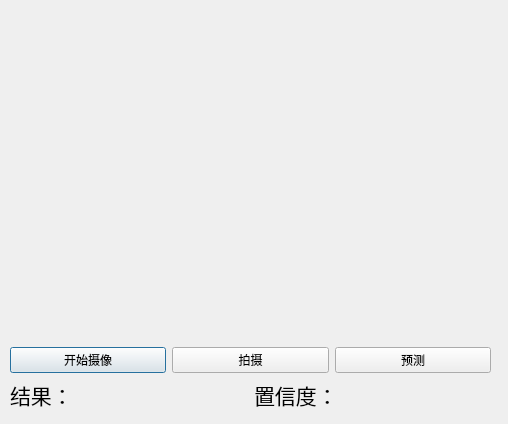
<?xml version="1.0" encoding="UTF-8"?>
<ui version="4.0">
 <class>Predicate</class>
 <widget class="QDialog" name="Predicate">
  <property name="geometry">
   <rect>
    <x>0</x>
    <y>0</y>
    <width>508</width>
    <height>424</height>
   </rect>
  </property>
  <property name="windowTitle">
   <string>Dialog</string>
  </property>
  <widget class="QWidget" name="layoutWidget">
   <property name="geometry">
    <rect>
     <x>10</x>
     <y>30</y>
     <width>481</width>
     <height>381</height>
    </rect>
   </property>
   <layout class="QVBoxLayout" name="verticalLayout" stretch="5,0,0">
    <item>
     <widget class="QLabel" name="CamLabel">
      <property name="text">
       <string/>
      </property>
     </widget>
    </item>
    <item>
     <layout class="QHBoxLayout" name="horizontalLayout">
      <item>
       <widget class="QPushButton" name="open_button">
        <property name="text">
         <string>开始摄像</string>
        </property>
       </widget>
      </item>
      <item>
       <widget class="QPushButton" name="cap_button">
        <property name="text">
         <string>拍摄</string>
        </property>
       </widget>
      </item>
      <item>
       <widget class="QPushButton" name="pre_button">
        <property name="text">
         <string>预测</string>
        </property>
       </widget>
      </item>
     </layout>
    </item>
    <item>
     <layout class="QHBoxLayout" name="horizontalLayout_2">
      <item>
       <widget class="QLabel" name="label_2">
        <property name="font">
         <font>
          <family>Anonymice Powerline</family>
          <pointsize>16</pointsize>
         </font>
        </property>
        <property name="text">
         <string>结果：</string>
        </property>
       </widget>
      </item>
      <item>
       <widget class="QLabel" name="res_label">
        <property name="font">
         <font>
          <family>Anonymice Powerline</family>
          <pointsize>16</pointsize>
         </font>
        </property>
        <property name="text">
         <string/>
        </property>
       </widget>
      </item>
      <item>
       <widget class="QLabel" name="label_4">
        <property name="font">
         <font>
          <family>Anonymice Powerline</family>
          <pointsize>16</pointsize>
         </font>
        </property>
        <property name="text">
         <string>置信度：</string>
        </property>
       </widget>
      </item>
      <item>
       <widget class="QLabel" name="prob_label">
        <property name="font">
         <font>
          <family>Anonymice Powerline</family>
          <pointsize>16</pointsize>
         </font>
        </property>
        <property name="text">
         <string/>
        </property>
       </widget>
      </item>
     </layout>
    </item>
   </layout>
  </widget>
 </widget>
 <resources/>
 <connections>
  <connection>
   <sender>open_button</sender>
   <signal>clicked()</signal>
   <receiver>Predicate</receiver>
   <slot>begin()</slot>
   <hints>
    <hint type="sourcelabel">
     <x>111</x>
     <y>354</y>
    </hint>
    <hint type="destinationlabel">
     <x>4</x>
     <y>322</y>
    </hint>
   </hints>
  </connection>
  <connection>
   <sender>cap_button</sender>
   <signal>clicked()</signal>
   <receiver>Predicate</receiver>
   <slot>cap()</slot>
   <hints>
    <hint type="sourcelabel">
     <x>231</x>
     <y>357</y>
    </hint>
    <hint type="destinationlabel">
     <x>498</x>
     <y>315</y>
    </hint>
   </hints>
  </connection>
  <connection>
   <sender>pre_button</sender>
   <signal>clicked()</signal>
   <receiver>Predicate</receiver>
   <slot>predicate()</slot>
   <hints>
    <hint type="sourcelabel">
     <x>424</x>
     <y>364</y>
    </hint>
    <hint type="destinationlabel">
     <x>497</x>
     <y>342</y>
    </hint>
   </hints>
  </connection>
 </connections>
 <slots>
  <slot>begin()</slot>
  <slot>cap()</slot>
  <slot>predicate()</slot>
 </slots>
</ui>
